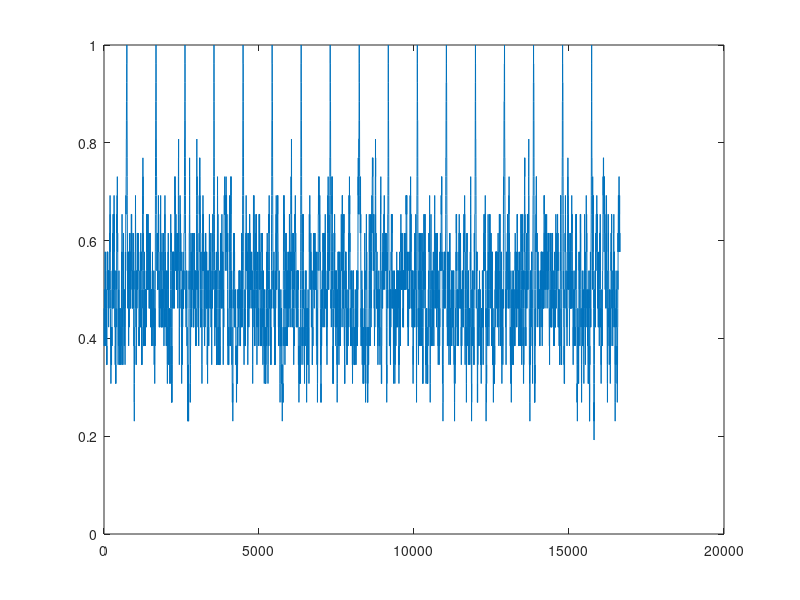

Recreate this plot in MATLAB. (Note: this script raises an error after producing the figure.)
%% Task 1
clear; clc; close all;

Bit_Stream = importdata('Matlab_L3_8.mat');
Header = [1 1 1 1 1 1 1 1 1 1 1 1 1 1 1 1 1 1 1 1 1 1 1 1 1 1];

Res_correlation_sz = length(Bit_Stream)-length(Header);

Res_correlation(1:Res_correlation_sz) = 0;

is_first = false;
Start_Of_Frame_Position = 0;
Number_Of_Frame = 0;

for itter = 1 : Res_correlation_sz
    Res_correlation(itter) = sum(Header.* Bit_Stream(itter + 1:itter+length(Header)))/length(Header);
    if (~is_first) && (Res_correlation(itter) == 1)
        Start_Of_Frame_Position = itter + 1;
        is_first = true;
        Number_Of_Frame = Number_Of_Frame + 1;
    elseif (Res_correlation(itter) == 1)
        Number_Of_Frame = Number_Of_Frame + 1;
    end
end

figure;
title("Correlation analysis");
plot(Res_correlation);

savefig('Frame_Corr.fig');
save('Frame_search.mat', "Start_Of_Frame_Position", "Number_Of_Frame");

%% Task 2

Register = [1 0 0 1 0 1 0];

PN_seq = Scrambler(Register, 1e4);

Rand_bit_seq = randi([0, 1], 1, 1e4);

Autocor_PN = Autocor(PN_seq);
Autocor_rand = Autocor(Rand_bit_seq);
Time_Scale_ACF = linspace(-round(length(Autocor_PN)/2),round(length(Autocor_PN)/2), length(Autocor_PN));

figure;
plot(Time_Scale_ACF, Autocor_PN);
title("AutoCorrelation function of PN-seq");
savefig('ACF_Srambler.fig');

figure;
plot(Time_Scale_ACF, Autocor_rand);
title("AutoCorrelation random seq");


itter_splash = 1;
splash_indx(1 : length(Autocor_PN)) = 0;
average_seq = sum(Autocor_PN, 2)/length(Autocor_PN);
for itter_seq = 1 : length(Autocor_PN)
    if (Autocor_PN(itter_seq) > 1.5*average_seq)
        splash_indx(itter_splash) = itter_seq;
        itter_splash = itter_splash + 1;
    end
end

% Finding the PN-sequence period based on the results 
% of autocorrelation function. 

itter_splash = itter_splash + 1;
splash_indx(itter_splash:end) = [];

period_splash(1 : (length(splash_indx) - 1)) = 0;

for itter = 2 : length(period_splash)
    period_splash(itter - 1) = splash_indx(itter) - splash_indx(itter - 1);
end
period_splash(itter) = splash_indx(itter) - splash_indx(itter - 1);

PN_Period = sum(period_splash, 2)/length(period_splash);
